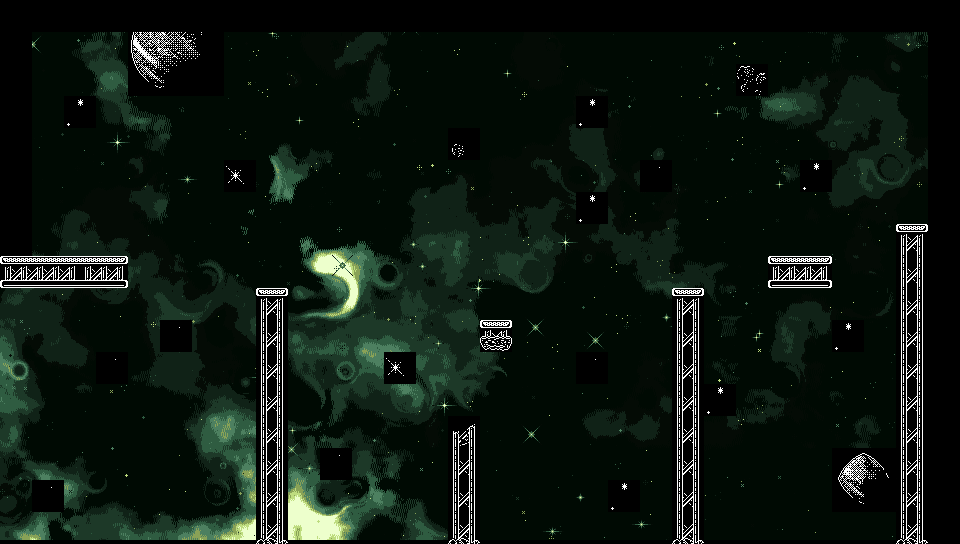

Tiled map render using the project's own tile images. Description and the map definition, with tile-layer contents summarised, below:
An orthogonal 30x17 tile map with 32x32 px tiles, 2 tile layers (TileBackGround, Playable), 2 tilesets, 1 image layer and 6 objects.

<map version="1.10" tiledversion="1.10.2" orientation="orthogonal" renderorder="right-down" width="30" height="17" tilewidth="32" tileheight="32" infinite="0" nextlayerid="12" nextobjectid="22">
 <tileset firstgid="1" name="BaseSet" tilewidth="32" tileheight="32" tilecount="96" columns="96">
  <image source="lunar1b_tileset_singlefile_fixed.png" width="3072" height="32" />
  <wangsets>
   <wangset name="Terrain" type="corner" tile="-1">
    <wangcolor name="" color="#ff0000" tile="-1" probability="1" />
    <wangtile tileid="1" wangid="0,0,0,1,0,0,0,0" />
    <wangtile tileid="2" wangid="0,0,0,1,0,1,0,0" />
    <wangtile tileid="3" wangid="0,0,0,0,0,1,0,0" />
    <wangtile tileid="4" wangid="0,1,0,1,0,0,0,0" />
    <wangtile tileid="5" wangid="0,1,0,1,0,1,0,1" />
    <wangtile tileid="6" wangid="0,0,0,0,0,1,0,1" />
    <wangtile tileid="7" wangid="0,1,0,0,0,0,0,0" />
    <wangtile tileid="8" wangid="0,1,0,0,0,0,0,1" />
    <wangtile tileid="9" wangid="0,0,0,0,0,0,0,1" />
    <wangtile tileid="54" wangid="0,1,0,0,0,1,0,1" />
    <wangtile tileid="55" wangid="0,0,0,1,0,1,0,1" />
    <wangtile tileid="57" wangid="0,1,0,1,0,1,0,0" />
    <wangtile tileid="95" wangid="0,1,0,1,0,0,0,1" />
   </wangset>
   <wangset name="Planet1" type="corner" tile="-1">
    <wangcolor name="" color="#ff0000" tile="-1" probability="1" />
    <wangtile tileid="21" wangid="0,1,0,1,0,0,0,0" />
    <wangtile tileid="22" wangid="0,1,0,1,0,1,0,1" />
    <wangtile tileid="23" wangid="0,0,0,0,0,1,0,1" />
    <wangtile tileid="27" wangid="0,1,0,0,0,0,0,0" />
    <wangtile tileid="28" wangid="0,1,0,0,0,0,0,1" />
    <wangtile tileid="29" wangid="0,0,0,0,0,0,0,1" />
    <wangtile tileid="33" wangid="0,0,0,1,0,0,0,0" />
    <wangtile tileid="34" wangid="0,0,0,1,0,1,0,0" />
    <wangtile tileid="35" wangid="0,0,0,0,0,1,0,0" />
   </wangset>
   <wangset name="Planet2" type="corner" tile="-1">
    <wangcolor name="" color="#ff0000" tile="-1" probability="1" />
    <wangtile tileid="24" wangid="0,1,0,1,0,0,0,0" />
    <wangtile tileid="25" wangid="0,1,0,1,0,1,0,1" />
    <wangtile tileid="26" wangid="0,0,0,0,0,1,0,1" />
    <wangtile tileid="30" wangid="0,1,0,0,0,0,0,0" />
    <wangtile tileid="31" wangid="0,1,0,0,0,0,0,1" />
    <wangtile tileid="32" wangid="0,0,0,0,0,0,0,1" />
    <wangtile tileid="36" wangid="0,0,0,1,0,0,0,0" />
    <wangtile tileid="37" wangid="0,0,0,1,0,1,0,0" />
    <wangtile tileid="38" wangid="0,0,0,0,0,1,0,0" />
   </wangset>
   <wangset name="PlatformEarth" type="edge" tile="-1">
    <wangcolor name="" color="#ff0000" tile="-1" probability="1" />
    <wangtile tileid="12" wangid="0,0,1,0,0,0,0,0" />
    <wangtile tileid="13" wangid="0,0,1,0,0,0,1,0" />
    <wangtile tileid="14" wangid="0,0,0,0,0,0,1,0" />
   </wangset>
   <wangset name="PlatformWalkWay" type="edge" tile="-1">
    <wangcolor name="" color="#ff0000" tile="-1" probability="1" />
    <wangtile tileid="49" wangid="0,0,1,0,0,0,0,0" />
    <wangtile tileid="50" wangid="0,0,1,0,0,0,1,0" />
    <wangtile tileid="51" wangid="0,0,0,0,0,0,1,0" />
    <wangtile tileid="52" wangid="0,0,1,0,0,0,1,0" />
   </wangset>
   <wangset name="AntennaTop" type="corner" tile="-1">
    <wangcolor name="" color="#ff0000" tile="-1" probability="1" />
    <wangtile tileid="39" wangid="0,1,0,0,0,0,0,0" />
    <wangtile tileid="40" wangid="0,0,0,0,0,0,0,1" />
    <wangtile tileid="43" wangid="0,0,0,1,0,0,0,0" />
    <wangtile tileid="44" wangid="0,0,0,0,0,1,0,0" />
   </wangset>
   <wangset name="AntennaBottom" type="corner" tile="-1">
    <wangcolor name="" color="#ff0000" tile="-1" probability="1" />
    <wangtile tileid="41" wangid="0,1,0,0,0,0,0,0" />
    <wangtile tileid="42" wangid="0,0,0,0,0,0,0,1" />
    <wangtile tileid="45" wangid="0,0,0,1,0,0,0,0" />
    <wangtile tileid="46" wangid="0,0,0,0,0,1,0,0" />
   </wangset>
   <wangset name="Transformer" type="edge" tile="-1">
    <wangcolor name="" color="#ff0000" tile="-1" probability="1" />
    <wangtile tileid="80" wangid="0,0,1,0,0,0,0,0" />
    <wangtile tileid="81" wangid="0,0,1,0,0,0,1,0" />
    <wangtile tileid="82" wangid="0,0,0,0,0,0,1,0" />
   </wangset>
  </wangsets>
 </tileset>
 <tileset firstgid="97" name="TerrainOnlySet" tilewidth="32" tileheight="32" tilecount="29" columns="29">
  <image source="lunar1b_tileset_compact_grey_terrain.png" width="928" height="32" />
  <wangsets>
   <wangset name="Unnamed Set" type="corner" tile="-1">
    <wangcolor name="" color="#ff0000" tile="-1" probability="1" />
    <wangtile tileid="0" wangid="0,0,0,1,0,0,0,0" />
    <wangtile tileid="1" wangid="0,0,0,1,0,1,0,0" />
    <wangtile tileid="2" wangid="0,0,0,1,0,1,0,0" />
    <wangtile tileid="3" wangid="0,0,0,1,0,1,0,0" />
    <wangtile tileid="4" wangid="0,0,0,0,0,1,0,0" />
    <wangtile tileid="5" wangid="0,1,0,1,0,0,0,1" />
    <wangtile tileid="6" wangid="0,1,0,0,0,1,0,1" />
    <wangtile tileid="7" wangid="0,1,0,1,0,1,0,0" />
    <wangtile tileid="12" wangid="0,1,0,1,0,1,0,1" />
    <wangtile tileid="14" wangid="0,1,0,1,0,1,0,0" />
    <wangtile tileid="15" wangid="0,0,0,1,0,1,0,1" />
    <wangtile tileid="21" wangid="0,1,0,1,0,0,0,0" />
    <wangtile tileid="22" wangid="0,0,0,0,0,1,0,1" />
    <wangtile tileid="23" wangid="0,1,0,1,0,0,0,0" />
    <wangtile tileid="24" wangid="0,0,0,0,0,1,0,1" />
    <wangtile tileid="25" wangid="0,1,0,0,0,0,0,0" />
    <wangtile tileid="26" wangid="0,1,0,0,0,0,0,1" />
    <wangtile tileid="27" wangid="0,0,0,0,0,0,0,1" />
    <wangtile tileid="28" wangid="0,0,0,1,0,1,0,1" />
   </wangset>
  </wangsets>
 </tileset>
 <imagelayer id="11" name="ImageBackGround">
  <image source="back2.png" width="960" height="540" />
 </imagelayer>
 <layer id="9" name="TileBackGround" width="30" height="17">
  <data>[510 cells, 30 non-empty, 14 distinct tile ids]</data>
 </layer>
 <objectgroup id="10" name="Objects">
  <object id="15" x="32" y="214" width="40" height="40">
   <properties>
    <property name="Type" type="int" value="0" />
   </properties>
  </object>
  <object id="16" x="256" y="256" width="32" height="32">
   <properties>
    <property name="Type" type="int" value="2" />
   </properties>
  </object>
  <object id="18" x="384" y="192" width="32" height="32">
   <properties>
    <property name="Type" type="int" value="2" />
   </properties>
  </object>
  <object id="19" x="879" y="160" width="64" height="64">
   <properties>
    <property name="Type" type="int" value="1" />
   </properties>
  </object>
  <object id="20" x="672" y="256" width="32" height="32">
   <properties>
    <property name="Type" type="int" value="2" />
   </properties>
  </object>
  <object id="21" x="576" y="352" width="32" height="32">
   <properties>
    <property name="Type" type="int" value="2" />
   </properties>
  </object>
 </objectgroup>
 <layer id="1" name="Playable" class="Collidable" width="30" height="17">
  <properties>
   <property name="Collision" type="int" value="1" />
  </properties>
  <data>[510 cells, 90 non-empty, 10 distinct tile ids]</data>
 </layer>
</map>
